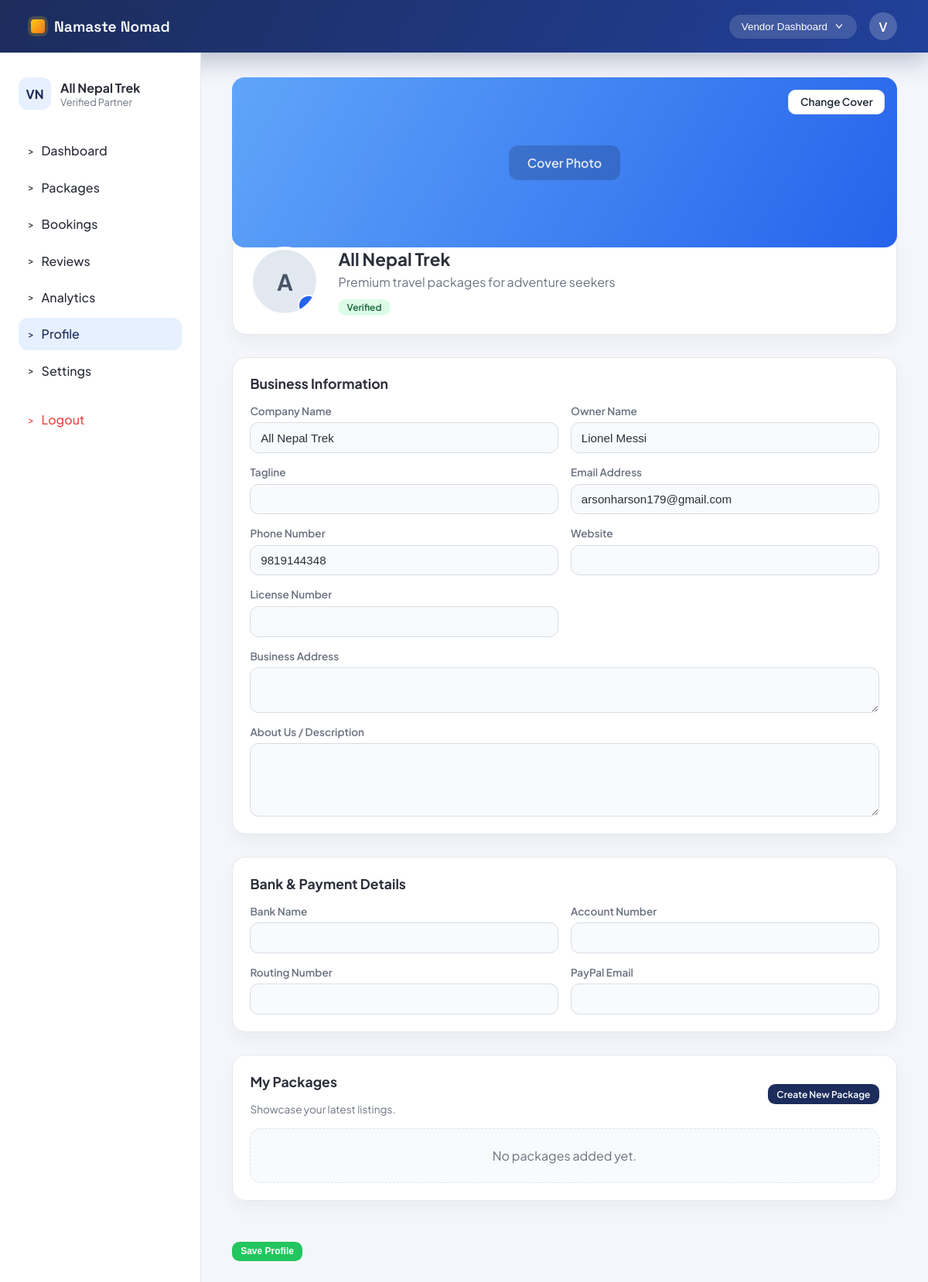
The page /accounts/vendor/profile/ (signed in) on the database its author committed.
### accounts/models.py (models this page shows, shortened)
class User(AbstractUser):
    USER_TYPE_CHOICES = (
        ('vendor', 'Vendor'),
        ('traveler', 'Traveler'),
        ('admin', 'Admin'),
    )
    user_type = models.CharField(max_length=10, choices=USER_TYPE_CHOICES)
    phone = models.CharField(max_length=20, blank=True, null=True)
    is_verified = models.BooleanField(default=False)

class VendorProfile(models.Model):
    user = models.OneToOneField(User, on_delete=models.CASCADE, related_name='vendor_profile')
    business_name = models.CharField(max_length=255)
    owner_name = models.CharField(max_length=255)
    tagline = models.CharField(max_length=255, blank=True)
    website = models.URLField(blank=True)
    license_number = models.CharField(max_length=100, blank=True)
    business_address = models.TextField(blank=True)
    description = models.TextField(blank=True)
    bank_name = models.CharField(max_length=120, blank=True)
    account_number = models.CharField(max_length=120, blank=True)
    routing_number = models.CharField(max_length=120, blank=True)
    paypal_email = models.EmailField(blank=True)
    logo = models.FileField(upload_to='vendor_logos/', blank=True, null=True)
    cover_image = models.FileField(upload_to='vendor_covers/', blank=True, null=True)
    business_license = models.FileField(upload_to='licenses/', blank=True, null=True)
    is_approved = models.BooleanField(default=False)
    created_at = models.DateTimeField(auto_now_add=True)

### accounts/views.py (the view)
# urls.py: path('vendor/profile/', views.vendor_profile, name='vendor_profile'),
@login_required(login_url='vendor_login')
def vendor_profile(request):
    if not _ensure_vendor_account(request):
        return redirect('vendor_login')
    vendor_profile = _get_vendor_profile(request.user)
    if vendor_profile is None:
        vendor_profile = VendorProfile.objects.create(
            user=request.user,
            business_name=request.user.get_full_name() or request.user.username,
            owner_name=request.user.get_full_name() or request.user.username,
        )
    if request.method == 'POST':
        form = VendorProfileForm(request.POST, request.FILES, instance=vendor_profile)
        email = (request.POST.get('email') or '').strip()
        phone = (request.POST.get('phone') or '').strip()
        if email and email != request.user.email:
            if User.objects.filter(email=email).exclude(id=request.user.id).exists():
                messages.error(request, 'Email is already in use.')
                return redirect('vendor_profile')
            request.user.email = email
            request.user.username = email
        request.user.phone = phone
        request.user.save()
        if form.is_valid():
            form.save()
            messages.success(request, 'Profile updated successfully.')
            return redirect('vendor_profile')
        messages.error(request, 'Please correct the errors below.')
    else:
        form = VendorProfileForm(instance=vendor_profile)
    packages = Package.objects.filter(vendor=request.user).prefetch_related('images').order_by('-created_at')[:6]
    return render(request, 'accounts/vendor_profile.html', {
        'vendor_profile': vendor_profile,
        'form': form,
        'packages': packages,
        'active_page': 'profile',
    })

### accounts/views.py (called while the page is built)
def _get_vendor_profile(user):
    try:
        return user.vendor_profile
    except VendorProfile.DoesNotExist:
        return None

def _ensure_vendor_account(request):
    if getattr(request.user, 'user_type', '') != 'vendor':
        messages.error(request, 'Vendor access only.')
        return False
    return True

### accounts/templates/accounts/vendor_profile.html (shortened to what this page needs)
{% extends "accounts/vendor_base.html" %}
{% block extra_css %}
<link rel="stylesheet" href="/static/css/vendor_profile.css">
{% endblock %}
{% block content %}
<form method="POST" enctype="multipart/form-data" class="vendor-profile-form">
    <section class="vendor-hero">
        <div class="vendor-cover" {% if vendor_profile.cover_image %}style="background-image: url('{{ vendor_profile.cover_image.url }}');"{% endif %}>
            <label class="cover-button" for="vendorCover">Change Cover</label>
            {% if not vendor_profile.cover_image %}
                <div class="cover-placeholder">Cover Photo</div>
            {% endif %}
        </div>
        <div class="vendor-summary card">
            <div class="vendor-avatar">
                {% if vendor_profile.logo %}
                    <img src="{{ vendor_profile.logo.url }}" alt="Vendor Logo">
                {% else %}
                    <div class="avatar-fallback">
                        {{ vendor_profile.business_name|default:request.user.username|slice:":1" }}
                    </div>
                {% endif %}
                <label class="avatar-button" for="vendorLogo">+</label>
            </div>
            <div class="vendor-summary-text">
                <h1>{{ vendor_profile.business_name|default:"Vendor Profile" }}</h1>
                <p>{{ vendor_profile.tagline|default:"Premium travel packages for adventure seekers" }}</p>
                <span class="status-pill {% if vendor_profile.is_approved %}approved{% else %}pending{% endif %}">
                    {% if vendor_profile.is_approved %}Verified{% else %}Pending{% endif %}
                </span>
            </div>
        </div>
    </section>
    <section class="card vendor-section">
        <h2>Business Information</h2>
        <div class="form-grid">
            <div class="form-group">
                <label>Company Name</label>
                {{ form.business_name }}
            </div>
            <div class="form-group">
                <label>Owner Name</label>
                {{ form.owner_name }}
            </div>
            <div class="form-group">
                <label>Tagline</label>
                {{ form.tagline }}
            </div>
            <div class="form-group">
                <label>Email Address</label>
                <input class="form-control" type="email" name="email" value="{{ request.user.email }}">
            </div>
            <div class="form-group">
                <label>Phone Number</label>
                <input class="form-control" type="text" name="phone" value="{{ request.user.phone|default:'' }}">
            </div>
            <div class="form-group">
                <label>Website</label>
                {{ form.website }}
            </div>
            <div class="form-group">
                <label>License Number</label>
                {{ form.license_number }}
            </div>
            <div class="form-group span-2">
                <label>Business Address</label>
                {{ form.business_address }}
            </div>
            <div class="form-group span-2">
                <label>About Us / Description</label>
                {{ form.description }}
            </div>
        </div>
    </section>
    <section class="card vendor-section">
        <h2>Bank &amp; Payment Details</h2>
        <div class="form-grid">
            <div class="form-group">
                <label>Bank Name</label>
                {{ form.bank_name }}
            </div>
            <div class="form-group">
                <label>Account Number</label>
                {{ form.account_number }}
            </div>
            <div class="form-group">
                <label>Routing Number</label>
                {{ form.routing_number }}
            </div>
            <div class="form-group">
                <label>PayPal Email</label>
                {{ form.paypal_email }}
            </div>
        </div>
    </section>
    <section class="card vendor-section">
        <div class="section-header-inline">
            <div>
                <h2>My Packages</h2>
                <p class="section-subtitle">Showcase your latest listings.</p>
            </div>
            <a class="btn neutral" href="{% url 'vendor_package_create' %}">Create New Package</a>
        </div>
        <div class="package-card-grid">
            {% if packages %}
                {% for package in packages %}
                    <div class="package-card">
                        {% with cover=package.images.all|first %}
                            <div class="package-thumb" {% if cover %}style="background-image: url('{{ cover.image.url }}');"{% elif package.image_url %}style="background-image: url('{{ package.image_url }}');"{% endif %}>
                                {% if not cover and not package.image_url %}Package Image{% endif %}
                            </div>
                        {% endwith %}
                        <div class="package-info">
                            <h3>{{ package.title }}</h3>
                            <p>Rs {{ package.price|floatformat:0 }}</p>
                            <span class="package-status {% if package.is_active %}active{% else %}draft{% endif %}">
                                {% if package.is_active %}Active{% else %}Draft{% endif %}
                            </span>
                        </div>
                    </div>
                {% endfor %}
            {% else %}
                <div class="empty-state">No packages added yet.</div>
            {% endif %}
        </div>
    </section>
    <div class="form-actions">
        <button class="btn success" type="submit">Save Profile</button>
    </div>
</form>
{% endblock %}

### accounts/templates/accounts/vendor_base.html (shortened to what this page needs)
<!DOCTYPE html>
<html lang="en">
<head>
    <link rel="stylesheet" href="/static/css/vendor_dashboard.css">
    {% block extra_css %}{% endblock %}
</head>
<body>
    <header class="topbar">
        <a class="brand" href="{% url 'home' %}">
            <span class="brand-mark"></span>
            <span class="brand-name">Namaste Nomad</span>
        </a>
        <div class="topbar-actions">
            <button class="pill-button">
                Vendor Dashboard
                <svg width="14" height="14" viewBox="0 0 20 20" fill="none" aria-hidden="true">
                    <path d="M5 7l5 6 5-6" stroke="currentColor" stroke-width="2" stroke-linecap="round" stroke-linejoin="round"/>
                </svg>
            </button>
            <div class="avatar">
                <span>{{ request.user.first_name|default:"V" }}</span>
            </div>
        </div>
    </header>
    <div class="dashboard-shell">
        <aside class="sidebar">
            <div class="sidebar-header">
                <div class="company">
                    <div class="company-badge">VN</div>
                    <div>
                        <div class="company-name">{{ vendor_profile.business_name|default:"Vendor HQ" }}</div>
                        <div class="company-meta">Verified Partner</div>
                    </div>
                </div>
            </div>
            <nav class="sidebar-nav">
                <a class="nav-item {% if active_page == 'dashboard' %}active{% endif %}" href="{% url 'vendor_dashboard' %}">
                    <span class="nav-icon">&gt;</span>
                    Dashboard
                </a>
                <a class="nav-item {% if active_page == 'packages' %}active{% endif %}" href="{% url 'vendor_packages' %}">
                    <span class="nav-icon">&gt;</span>
                    Packages
                </a>
                <a class="nav-item {% if active_page == 'bookings' %}active{% endif %}" href="{% url 'vendor_bookings' %}">
                    <span class="nav-icon">&gt;</span>
                    Bookings
                </a>
                <a class="nav-item {% if active_page == 'reviews' %}active{% endif %}" href="{% url 'vendor_reviews' %}">
                    <span class="nav-icon">&gt;</span>
                    Reviews
                </a>
                <a class="nav-item {% if active_page == 'analytics' %}active{% endif %}" href="{% url 'vendor_analytics' %}">
                    <span class="nav-icon">&gt;</span>
                    Analytics
                </a>
                <a class="nav-item {% if active_page == 'profile' %}active{% endif %}" href="{% url 'vendor_profile' %}">
                    <span class="nav-icon">&gt;</span>
                    Profile
                </a>
                <a class="nav-item {% if active_page == 'settings' %}active{% endif %}" href="{% url 'vendor_settings' %}">
                    <span class="nav-icon">&gt;</span>
                    Settings
                </a>
                <a class="nav-item logout" href="{% url 'logout' %}">
                    <span class="nav-icon">&gt;</span>
                    Logout
                </a>
            </nav>
        </aside>
        <main class="dashboard-main">
            {% block content %}{% endblock %}
        </main>
    </div>
</body>
</html>

### rows shown on the page
User: user.first_name "V", email "arsonharson179@gmail.com", phone "9819144348"
VendorProfile: business_name "All Nepal Trek", business_name "A", tagline "Premium travel packages for adventure seekers", owner_name "Lionel Messi"
